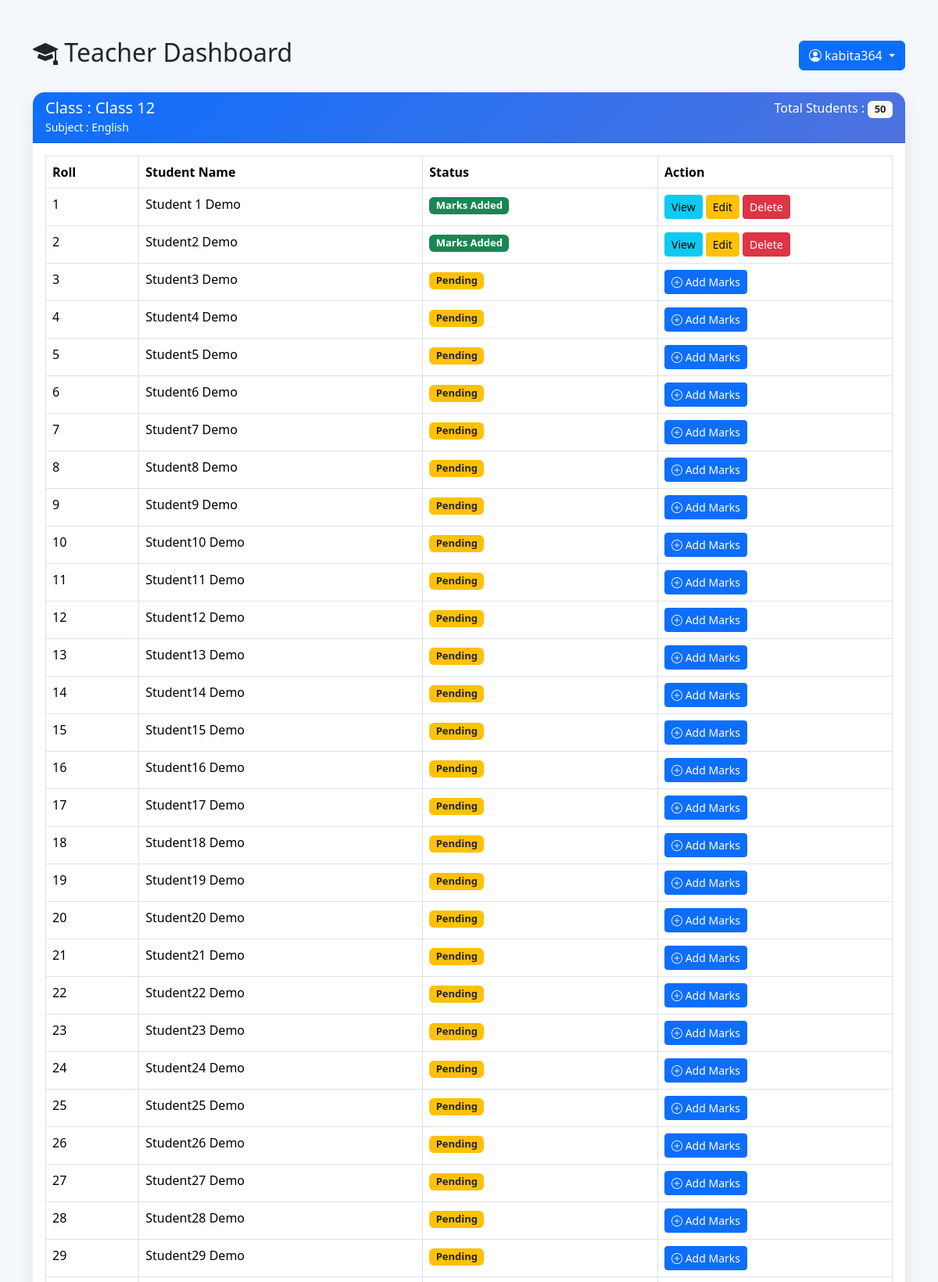
The page /teacher/dashboard/ (signed in, upper part) on the database its author committed.
### result/models.py (models this page shows, shortened)
class CustomUser(AbstractUser):
    ROLE_CHOICES = (
        ('admin', 'Admin'),
        ('teacher', 'Teacher'),
        ('student', 'Student'),
    )
    role = models.CharField(max_length=10, choices=ROLE_CHOICES, default='student')
    phone = models.CharField(max_length=15, null=True, blank=True)

class TeacherAssignment(models.Model):
    teacher = models.ForeignKey(Teacher, on_delete=models.CASCADE, related_name='assignments')
    class_assigned = models.ForeignKey(Class, on_delete=models.CASCADE)
    subject_name = models.ForeignKey(Subject, on_delete=models.CASCADE)
    class Meta:
        unique_together = ('teacher', 'class_assigned', 'subject_name')

class Class(models.Model):
    name = models.CharField(max_length=20)
    section = models.CharField(max_length=10, blank=True)
    class Meta:
        verbose_name_plural = "Classes"
        ordering = ['name', 'section']

class Subject(models.Model):
    class_name = models.ForeignKey(
        Class, on_delete=models.CASCADE, related_name='subjects'
    )
    name = models.CharField(max_length=100)
    subject_code = models.CharField(max_length=20,unique=True, blank=True)
    full_marks = models.PositiveIntegerField(default=100)
    theory_marks = models.PositiveIntegerField(default=60)
    practical_marks = models.PositiveIntegerField(default=40)
    pass_marks = models.PositiveIntegerField(default=40)
    theory_pass_marks = models.PositiveIntegerField(default=24)
    practical_pass_marks = models.PositiveIntegerField(default=15)
    class Meta:
        ordering = ['name']

class Student(models.Model):
    GENDER_CHOICES = [
        ('Male', 'Male'),
        ('Female', 'Female'),
        ('Other', 'Other'),
    ]
    student_id = models.CharField(
        max_length=20,
        unique=True,
        default=generate_student_id,
        editable=False
    )
    roll_number = models.PositiveIntegerField()
    first_name = models.CharField(max_length=50)
    last_name = models.CharField(max_length=50)
    email = models.EmailField(unique=True)
    phone = models.CharField(max_length=15, validators=[MinLengthValidator(10)])
    gender = models.CharField(max_length=10, choices=GENDER_CHOICES)
    date_of_birth = models.DateField(null=True)
    address = models.TextField()
    parent_name = models.CharField(max_length=100, blank=True)
    parent_phone = models.CharField(max_length=15, validators=[MinLengthValidator(10)])
    parent_email = models.EmailField(blank=True)
    class_name = models.ForeignKey(
        'Class',
        on_delete=models.CASCADE,
        related_name='students'
    )
    user = models.OneToOneField(CustomUser, on_delete=models.CASCADE, null=True, blank=True, related_name='student_profile')
    must_change_password = models.BooleanField(default=True)
    class Meta:
        unique_together = ['roll_number', 'class_name']
        ordering = ['class_name', 'roll_number']

### result/views.py (the view)
# urls.py: path('teacher/dashboard/', views.teacher_dashboard, name='teacher_dashboard'),
@login_required(login_url='result:teacher_login')
def teacher_dashboard(request):
    teacher = request.user.teacher
    assignments = TeacherAssignment.objects.filter(
        teacher=teacher
    ).select_related(
        'class_assigned',
        'subject_name'
    )
    dashboard_data = []
    for assignment in assignments:
        students = Student.objects.filter(class_name=assignment.class_assigned).order_by('roll_number')
        student_data = []
        for student in students:
            mark = Marks.objects.filter(
                student=student,
                subject=assignment.subject_name
            ).first()
            student_data.append({'student': student,'mark': mark,'status': (
                    'Pass' if mark and mark.is_pass
                    else 'Fail' if mark
                    else 'Not Added'
                )
            })
        dashboard_data.append({'assignment': assignment,'students': student_data,})
    return render(request,'teacher/dashboard.html',{'dashboard_data': dashboard_data})

### result/templates/teacher/dashboard.html (shortened to what this page needs)
<!DOCTYPE html>
<html lang="en">
<head>
    <link href="https://cdn.jsdelivr.net/npm/bootstrap@5.3.3/dist/css/bootstrap.min.css" rel="stylesheet">
    <link href="https://cdn.jsdelivr.net/npm/bootstrap-icons@1.11.3/font/bootstrap-icons.css" rel="stylesheet">
</head>
<body>
<div class="container py-5">
    <div class="d-flex justify-content-between align-items-center mb-4">
        <h2>
            <i class="bi bi-mortarboard-fill"></i>
            Teacher Dashboard
        </h2>
        <div class="dropdown">
            <button class="btn btn-primary dropdown-toggle"
                    type="button"
                    data-bs-toggle="dropdown">
                <i class="bi bi-person-circle"></i>
                {{ request.user.username }}
            </button>
        </div>
    </div>
    {% for section in dashboard_data %}
    <div class="card">
        <div class="card-header d-flex justify-content-between">
            <div>
                <h5 class="mb-0">
                    Class :
                    {{ section.assignment.class_assigned.name }}
                </h5>
                <small>
                    Subject :
                    {{ section.assignment.subject_name.name }}
                </small>
            </div>
            <div>
                Total Students :
                <span class="badge bg-light text-dark">
                    {{ section.students|length }}
                </span>
            </div>
        </div>
        <div class="card-body">
            <div class="table-responsive">
                <table class="table table-bordered table-hover">
                    <thead>
                        <tr>
                            <th>
                                Roll
                            </th>
                            <th>
                                Student Name
                            </th>
                            <th>
                                Status
                            </th>
                            <th width="300">
                                Action
                            </th>
                        </tr>
                    </thead>
                    <tbody>
                    {% for item in section.students %}
                        <tr>
                            <td>
                                {{ item.student.roll_number }}
                            </td>
                            <td>
                                {{ item.student.first_name }}
                                {{ item.student.last_name }}
                            </td>
                            <td>
                                {% if item.mark %}
                                    <span class="badge bg-success">
                                        Marks Added
                                    </span>
                                {% else %}
                                    <span class="badge bg-warning text-dark">
                                        Pending
                                    </span>
                                {% endif %}
                            </td>
                            <td>
                                {% if item.mark %}
                                    <a href="{% url 'result:teacher_view_mark' item.mark.id %}"
                                       class="btn btn-info btn-sm">
                                        View
                                    </a>
                                    <a href="{% url 'result:teacher_edit_mark' item.mark.id %}"
                                       class="btn btn-warning btn-sm">
                                        Edit
                                    </a>
                                    <a href="{% url 'result:teacher_delete_mark' item.mark.id %}"
                                       class="btn btn-danger btn-sm"
                                       onclick="return confirm('Delete this mark?')">
                                        Delete
                                    </a>
                                {% else %}
                                <a href="{% url 'result:teacher_add_mark' item.student.id section.assignment.subject_name.id section.assignment.class_assigned.id %}"
                                   class="btn btn-primary btn-sm">
                                    <i class="bi bi-plus-circle"></i>
                                    Add Marks
                                </a>
                                {% endif %}
                            </td>
                        </tr>
                    {% empty %}
                        <tr>
                            <td colspan="4" class="text-center">
                                No students found.
                            </td>
                        </tr>
                    {% endfor %}
                    </tbody>
                </table>
            </div>
        </div>
    </div>
    {% empty %}
    <div class="alert alert-warning text-center">
        No class or subject assigned to you.
    </div>
    {% endfor %}
</div>
</body>
</html>

### result/templates/teacher/dashboard.html (style rules this page uses)
body { background:#f4f7fb; }
.card { border:none; border-radius:15px; box-shadow:0 10px 25px rgba(0,0,0,.08); margin-bottom:30px; }
.card-header { background:linear-gradient(135deg,#0d6efd,#4e73df); color:white; border-radius:15px 15px 0 0 !important; }
.table thead { background:#0d6efd; color:white; }
.badge { font-size:13px; }

### rows shown on the page
CustomUser: user.username "kabita364"
TeacherAssignment: assignment.class_assigned.name "Class 12", assignment.subject_name.name "English", students|length "50"
Student: student.roll_number "1", student.first_name "Student 1", student.last_name "Demo", shows "Marks Added", shows "View"
Student: student.roll_number "2", student.first_name "Student2", student.last_name "Demo", shows "Marks Added", shows "View"
Student: student.roll_number "3", student.first_name "Student3", student.last_name "Demo", shows "Pending", shows "Add Marks"
Student: student.roll_number "4", student.first_name "Student4", student.last_name "Demo", shows "Pending", shows "Add Marks"
Student: student.roll_number "5", student.first_name "Student5", student.last_name "Demo", shows "Pending", shows "Add Marks"
Student: student.roll_number "6", student.first_name "Student6", student.last_name "Demo", shows "Pending", shows "Add Marks"
Student: student.roll_number "7", student.first_name "Student7", student.last_name "Demo", shows "Pending", shows "Add Marks"
Student: student.roll_number "8", student.first_name "Student8", student.last_name "Demo", shows "Pending", shows "Add Marks"
Student: student.roll_number "9", student.first_name "Student9", student.last_name "Demo", shows "Pending", shows "Add Marks"
Student: student.roll_number "10", student.first_name "Student10", student.last_name "Demo", shows "Pending", shows "Add Marks"
Student: student.roll_number "11", student.first_name "Student11", student.last_name "Demo", shows "Pending", shows "Add Marks"
Student: student.roll_number "12", student.first_name "Student12", student.last_name "Demo", shows "Pending", shows "Add Marks"
Student: student.roll_number "13", student.first_name "Student13", student.last_name "Demo", shows "Pending", shows "Add Marks"
Student: student.roll_number "14", student.first_name "Student14", student.last_name "Demo", shows "Pending", shows "Add Marks"
Student: student.roll_number "15", student.first_name "Student15", student.last_name "Demo", shows "Pending", shows "Add Marks"
Student: student.roll_number "16", student.first_name "Student16", student.last_name "Demo", shows "Pending", shows "Add Marks"
Student: student.roll_number "17", student.first_name "Student17", student.last_name "Demo", shows "Pending", shows "Add Marks"
Student: student.roll_number "18", student.first_name "Student18", student.last_name "Demo", shows "Pending", shows "Add Marks"
Student: student.roll_number "19", student.first_name "Student19", student.last_name "Demo", shows "Pending", shows "Add Marks"
Student: student.roll_number "20", student.first_name "Student20", student.last_name "Demo", shows "Pending", shows "Add Marks"
Student: student.roll_number "21", student.first_name "Student21", student.last_name "Demo", shows "Pending", shows "Add Marks"
Student: student.roll_number "22", student.first_name "Student22", student.last_name "Demo", shows "Pending", shows "Add Marks"
Student: student.roll_number "23", student.first_name "Student23", student.last_name "Demo", shows "Pending", shows "Add Marks"
Student: student.roll_number "24", student.first_name "Student24", student.last_name "Demo", shows "Pending", shows "Add Marks"
Student: student.roll_number "25", student.first_name "Student25", student.last_name "Demo", shows "Pending", shows "Add Marks"
Student: student.roll_number "26", student.first_name "Student26", student.last_name "Demo", shows "Pending", shows "Add Marks"
Student: student.roll_number "27", student.first_name "Student27", student.last_name "Demo", shows "Pending", shows "Add Marks"
Student: student.roll_number "28", student.first_name "Student28", student.last_name "Demo", shows "Pending", shows "Add Marks"
Student: student.roll_number "29", student.first_name "Student29", student.last_name "Demo", shows "Pending", shows "Add Marks"
